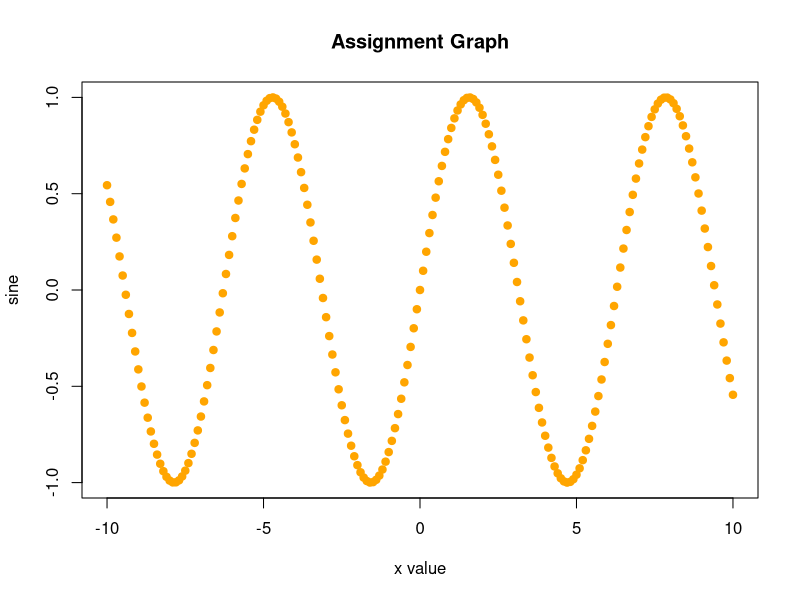

This figure's R source:
#Meghana Kasula
#Assignment 1 Solutions



#1) -- a vector called x with a sequence of numbers from -10 to 10 incrementing by 0.1
#Solution
x=seq(-10,10, by=0.1)
x
# To generate a sequence the syntax is as follows.
# seq(from,to,by=desired increment to 'from' till 'to')
# It is a linear vector with 202 elements which include the 'from' and 'to' numbers.



# -- vector called y which computes the sine
#solution
y=sin(x)
#The sine function has the syntax sin(x) in in r and it is stored in y vector as above. 


# --A plot of x and y. 
#   pch =19,x axix "x value" and y axis -  "sine", 
#   title "Assignment Graph". 
#   Plot the points in color orange.
# Solution
plot(x,y,pch=19,main="Assignment Graph",xlab="x value",ylab="sine",col="orange")
# As instructed in the question the syntax of plot starts with x and y value which is gained from the 
# x and y vectors that I have defined above and pch value ,lables for x and y, main title and 
# the color of the graph axis has been mentioned.
# Apart from this, the y and x limit can be mentioned to make the graph finite but the vector x already has defined 
# limitation and y which is a sine funtion has a limit of -1 to 1.





#2) a.       Repeat x,y 7 times as follows.
#SOlution
rep(c("x","y","z"),7)
# the repetation of characters as mentioned in the statement can be done using rep ("")
# It will repeat char "x","y","z" 7 times in the same order


#2) b.       Repeat x, y 4 times and z twice as follows.
y= c(rep(c("x","y"),4),rep("z",2))
y
# The above will repeat "x","y" in same order 4 times and add char "z" 2 times


